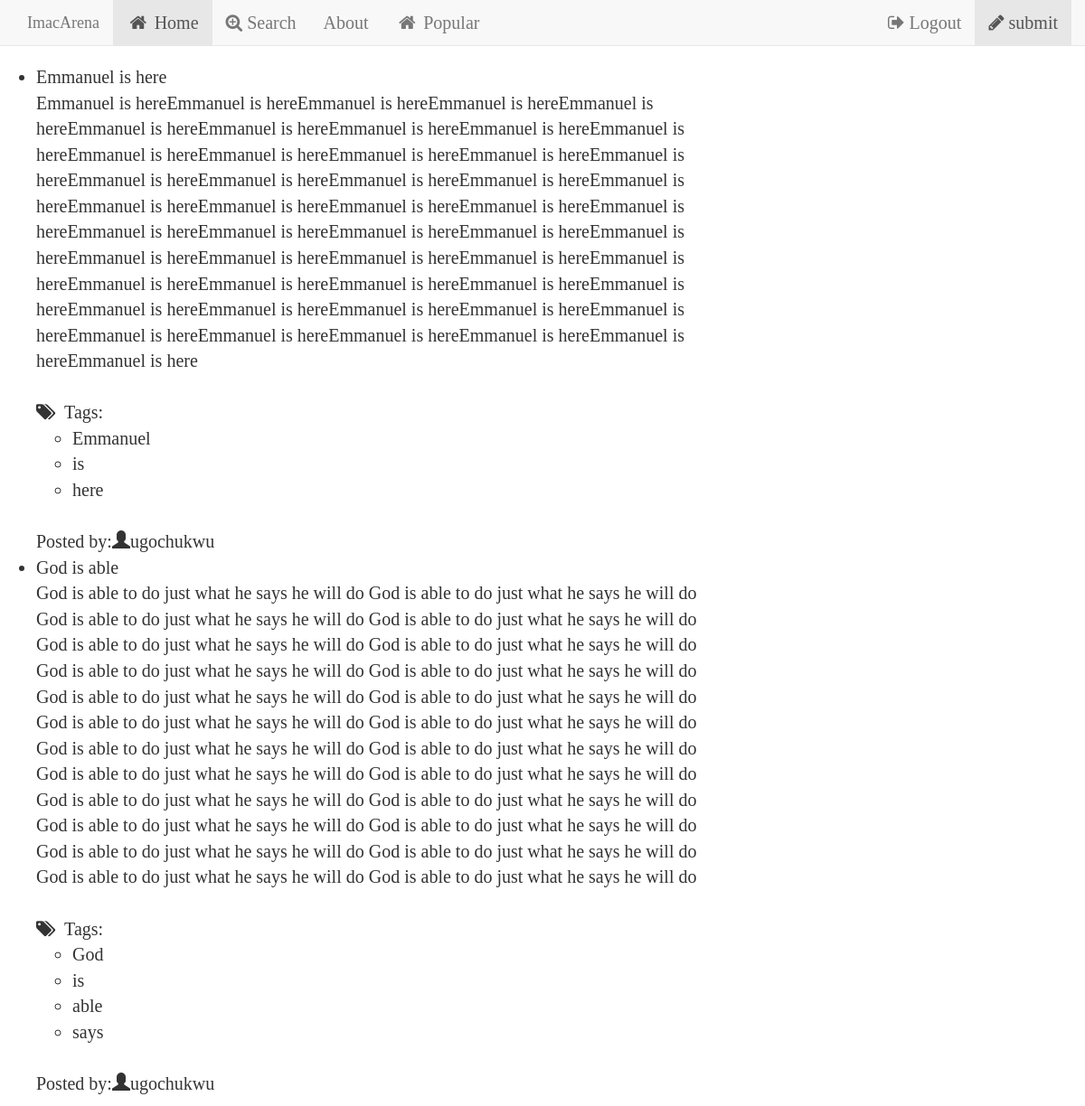
The app's page /tag/is/ (signed in) with its own data.
### jplaceapp/models.py (models this page shows, shortened)
class Testimonies(models.Model):
    title = models.CharField(max_length=200)
    image = models.FileField(null=True,blank=True)
    user = models.ForeignKey(User)
    testimonies = models.ForeignKey(MyTestimony)
    likes = models.PositiveIntegerField(default=0)

class MyTestimony(models.Model):
    testimony = models.TextField(unique=True)
    def __str__(self):
        return self.testimony

class Tag(models.Model):
    name = models.CharField(max_length=64, unique=True)
    testimony = models.ManyToManyField(Testimonies)

### jplaceapp/views.py (the view)
# urls.py: url(r'^tag/([^\s]+)/$','jplaceapp.views.tag_page', name='tag_page'),
def tag_page(request, tag_name):
    tag = get_object_or_404(Tag, name=tag_name)
    testimony = tag.testimony.order_by('-id')
    context = {
        'testimony': testimony,
        'tag_name': tag_name,
        'show_tags': True,
        'show_user': True,
    }
    return render(request, 'tag_page.html', context)

### templates/tag_page.html (shortened to what this page needs)
{% extends "base.html" %}
{% block content %}
{% include "testimony_list.html" %}
{% endblock %}

### templates/testimony_list.html (shortened to what this page needs)
{% if testimony %}
<ul class="testimony">
    {% for obj in testimony %}
    <li> <a href="{{ obj.testimonies.testimony | escape }}" class="title">{{ obj.title | escape  }}</a><br />
        <div class="row">
            <div class="col-md-8">
                {{ obj.testimonies | escape  }}
            </div>
        </div>
                 <br />
        {% if show_tags %}
            <i class="fa fa-tags" aria-hidden="true"></i>&nbsp; Tags:
            {% if obj.tag_set.all %}
            <ul class="tags">
                {% for tag in obj.tag_set.all %}
                <li><a href="/tag/{{ tag.name | urlencode  }}/">{{ tag.name | escape }}</a></li>
            {% endfor %}
            </ul>
            {% else %}
            None.
            {% endif %}<br />
        {% endif %}
        {% if show_user %}
            Posted by:<a href="/user/{{ obj.user.username }}/" class="username"><span class="glyphicon glyphicon-user"></span>{{ obj.user.username }}</a>
        {% endif %}
     </li>
    {% endfor %}
    </ul>
{% else %}
    <p>No testimony found.</p>
{% endif %}

### records on screen
Testimonies: title "Emmanuel is here", testimonies "Emmanuel is hereEmmanuel is hereEmmanuel is hereEmmanuel is hereEmmanuel is hereEmmanuel is hereEmmanuel is hereEmmanuel is hereEmmanuel is hereEmmanuel is hereEmmanuel is hereEmmanuel is hereEmmanuel is hereEmmanuel is hereEmmanuel is hereEmmanuel is hereEmmanuel is hereEmmanuel is hereEmmanuel is hereEmmanuel is hereEmmanuel is hereEmmanuel is hereEmmanuel is hereEmmanuel is hereEmmanuel is hereEmmanuel is hereEmmanuel is hereEmmanuel is hereEmmanuel is hereEmmanuel is hereEmmanuel is hereEmmanuel is hereEmmanuel is hereEmmanuel is hereEmmanuel is hereEmmanuel is hereEmmanuel is hereEmmanuel is hereEmmanuel is hereEmmanuel is hereEmmanuel is hereEmmanuel is hereEmmanuel is hereEmmanuel is…", user.username "ugochukwu"
Tag: name "Emmanuel"
Tag: name "is"
Tag: name "here"
Testimonies: title "God is able", testimonies "God is able to do just what he says he will do God is able to do just what he says he will do God is able to do just what he says he will do God is able to do just what he says he will do God is able to do just what he says he will do God is able to do just what he says he will do God is able to do just what he says he will do God is able to do just what he says he will do God is able to do just what he says he will do God is able to do just what he says he will do God is able to do just what he says he will do God is able to do just what he says he will do God is able to do just what he says he will do God is able to do just what he says he will do God is able to do just what he says he…", user.username "ugochukwu"
Tag: name "God"
Tag: name "able"
Tag: name "says"
